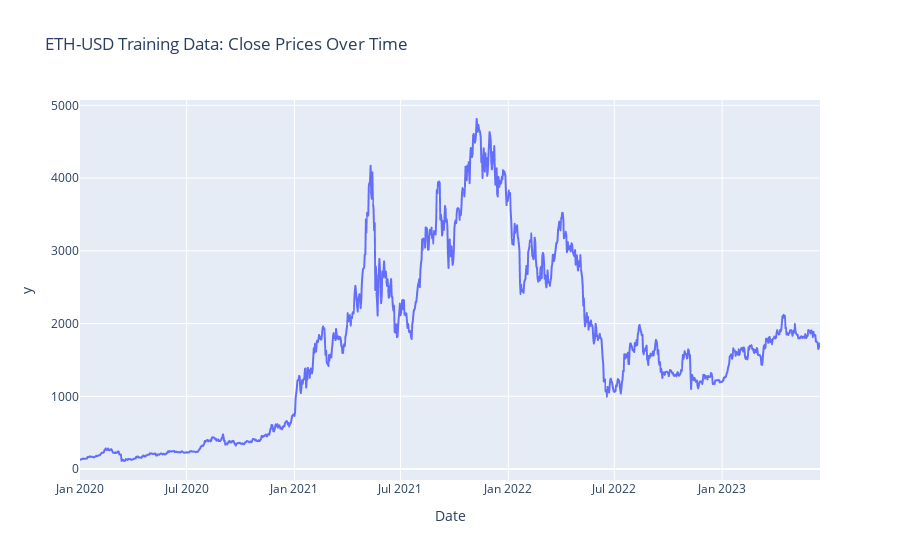

Source (notebook cell):
### Code cell
eth_train = eth_train.reset_index()
fig = px.line(eth_train, x="Date", y=eth_train["Close"].values.flatten(), title="ETH-USD Training Data: Close Prices Over Time")
fig.show()

### Figure 1 — Plotly figure (JSON) as saved in the notebook; plotly's stock layout.template omitted (floating-point values rounded to 4 significant figures; data arrays with more than 128 entries replaced by an {"elided": "..."} marker saying what was removed)
{"data": [{"hovertemplate": "Date=%{x}<br>y=%{y}<extra></extra>", "legendgroup": "", "line": {"color": "#636efa", "dash": "solid"}, "marker": {"symbol": "circle"}, "mode": "lines", "name": "", "showlegend": false, "type": "scattergl", "x": {"elided": "1264 str values"}, "xaxis": "x", "y": {"elided": "1264 float values"}, "yaxis": "y"}], "layout": {"legend": {"tracegroupgap": 0}, "title": {"text": "ETH-USD Training Data: Close Prices Over Time"}, "xaxis": {"anchor": "y", "domain": [0, 1], "title": {"text": "Date"}}, "yaxis": {"anchor": "x", "domain": [0, 1], "title": {"text": "y"}}}}
